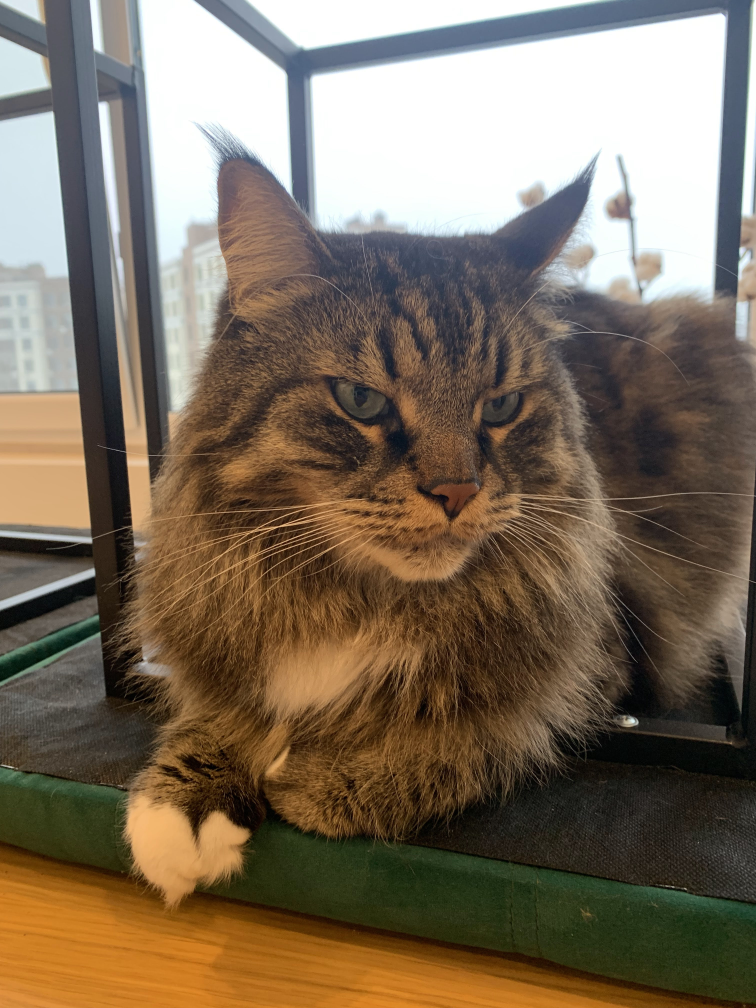
#> input picture photos/cat_bilolap.jpg, 3024 x 4032 px (shown at 1/4 size)
$ python transformations.py
#> lines starting #> are read from the running program, lines starting #| are printed output that depends on the picture; long printed decimals are rounded
import cv2 as cv
import numpy as np

img = cv.imread('photos/cat_bilolap.jpg')
#> img is the input picture: shape (4032, 3024, 3); mean B, G, R 92.9, 110.4, 124.6
cv.imshow('BLLAP', img)

def translate(img, x, y):
#> called with x = -1500, y = -600
    transMat = np.float32([[1, 0, x], [0, 1, y]])
    #            width           height
    dimension = (img.shape[1], img.shape[0])
#> dimension = (3024, 4032)
    return cv.warpAffine(img, transMat, dimension)
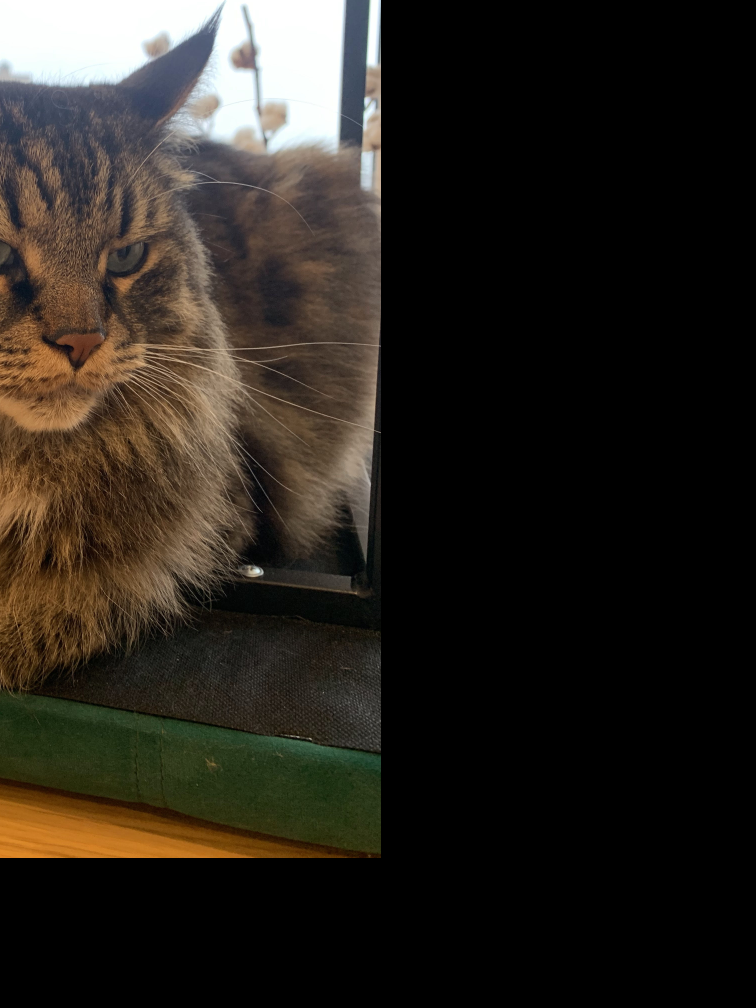
#> returned value: shape (4032, 3024, 3) (shown at 1/4 size); mean of channels 0, 1, 2 30, 36.3, 41.2; drawn as B, G, R


translated = translate(img, -1500, -600)
cv.imshow('Translated', translated)


# Rotation
def rotate(img, angle, center = None):
#> called with angle = -45
    (width, height) = img.shape[:2]
#> width = 4032; height = 3024
    if center is None:
        center = (width//2, height//2)
#> center = (2016, 1512)
    rot_matrix = cv.getRotationMatrix2D(center, angle, 1.0)
    print(f'>> rot_matrix: {rot_matrix}')
#| >> rot_matrix: [[ 7.07106781e-01 -7.07106781e-01  1.65961818e+03]
#|  [ 7.07106781e-01  7.07106781e-01 -9.82672724e+02]]
    return cv.warpAffine(img, rot_matrix, (width, height))
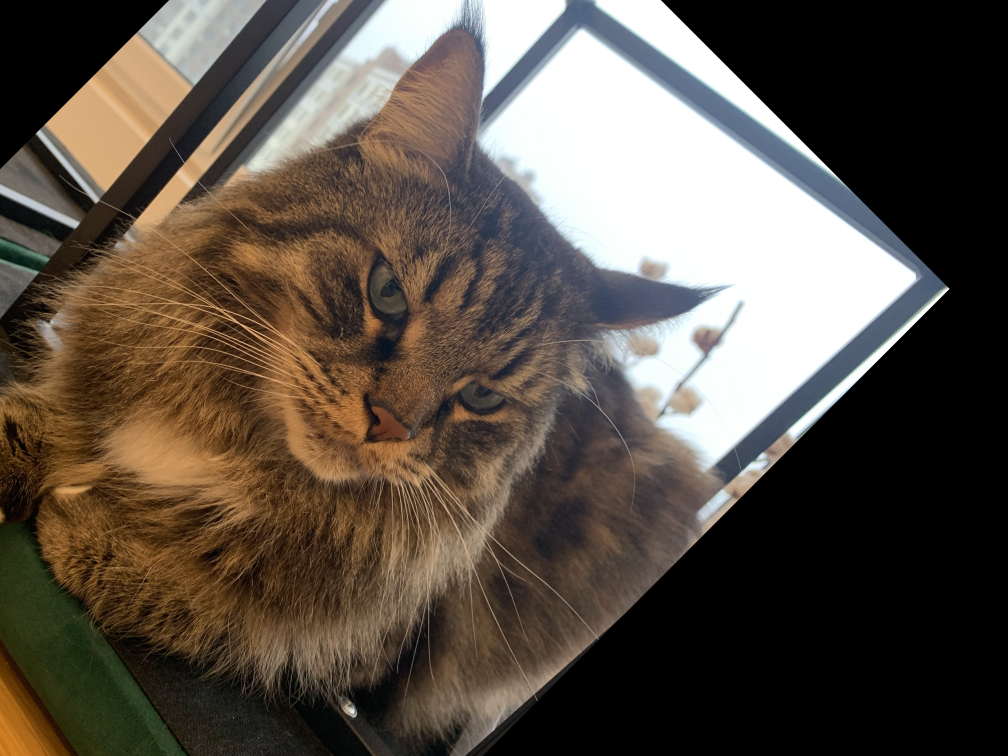
#> returned value: shape (3024, 4032, 3) (shown at 1/4 size); mean of channels 0, 1, 2 71.5, 81, 90.5; drawn as B, G, R

rotated = rotate(img, -45)
cv.imshow('Rotated', rotated)


# Resizing

resized = cv.resize(img, (500, 500), interpolation=cv.INTER_LINEAR)
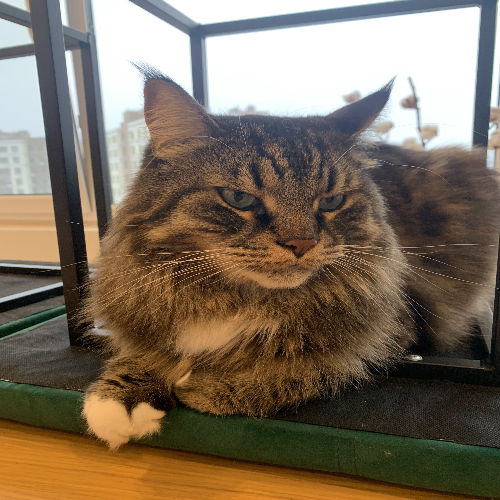
#> resized: shape (500, 500, 3); mean B, G, R 92.8, 110.3, 124.5
# cv.imshow('Resized', resized)

# flipped

flipped = cv.flip(img, 1)
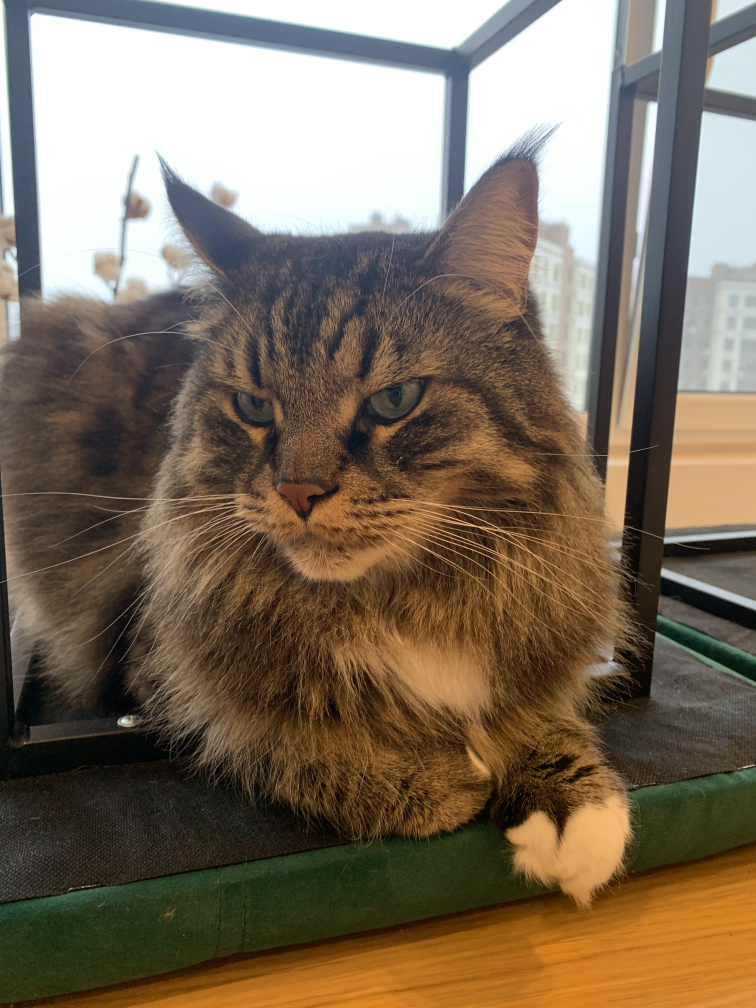
#> flipped: shape (4032, 3024, 3) (shown at 1/4 size); mean B, G, R 92.9, 110.4, 124.6

cv.imshow('flipped-1', cv.flip(img, -1))
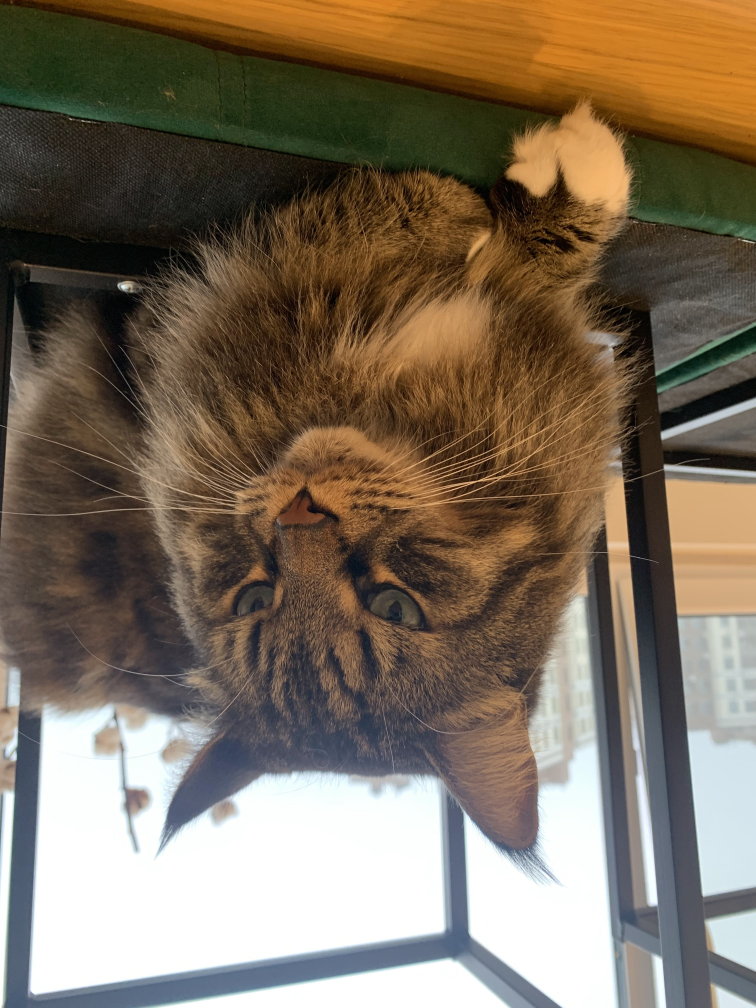
#> window 'flipped-1': shape (4032, 3024, 3) (shown at 1/4 size); mean B, G, R 92.9, 110.4, 124.6
cv.imshow('flipped0', cv.flip(img, 0))
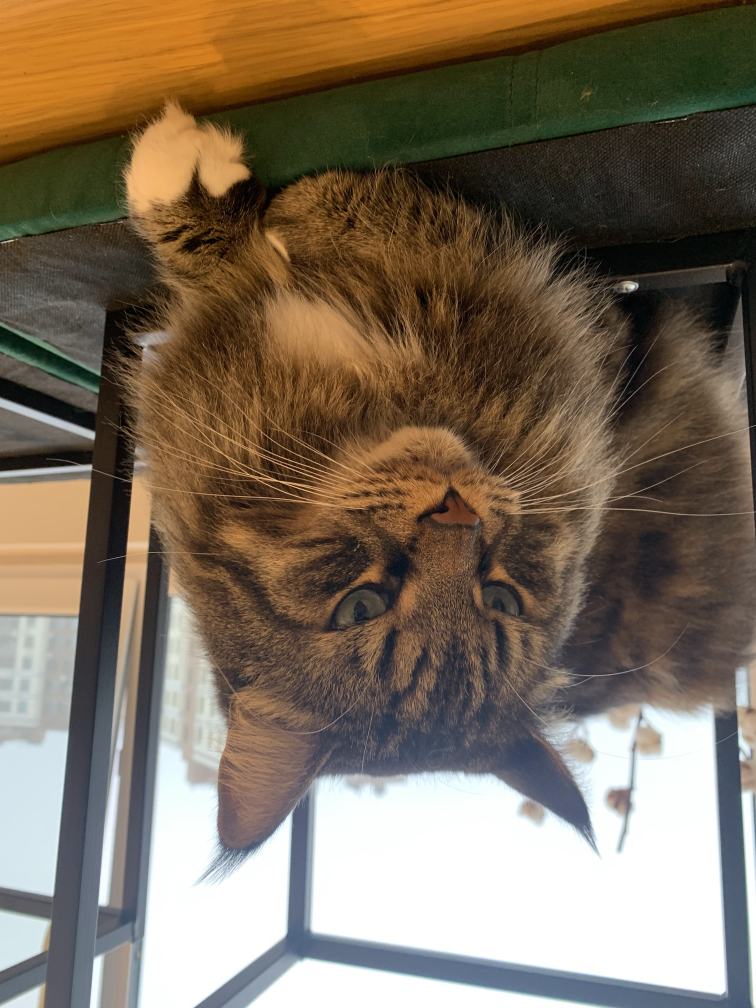
#> window 'flipped0': shape (4032, 3024, 3) (shown at 1/4 size); mean B, G, R 92.9, 110.4, 124.6
cv.imshow('flipped1', cv.flip(img, 1))

# cropping
cv.imshow('cropped', img[200:500, 300:7000])
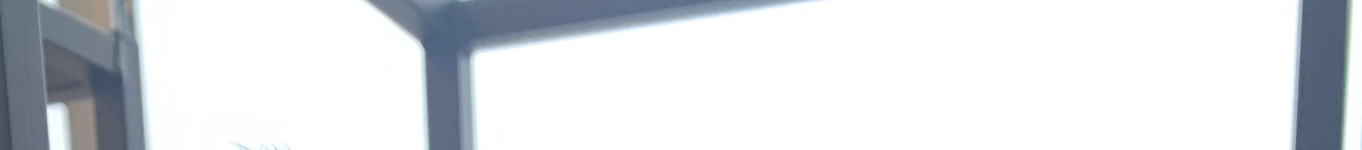
#> window 'cropped': shape (300, 2724, 3) (shown at 1/2 size); mean B, G, R 227.8, 224.3, 221.2

cv.waitKey(0)

$ run again, with photos/orto_dvir.jpg copied over photos/cat_bilolap.jpg
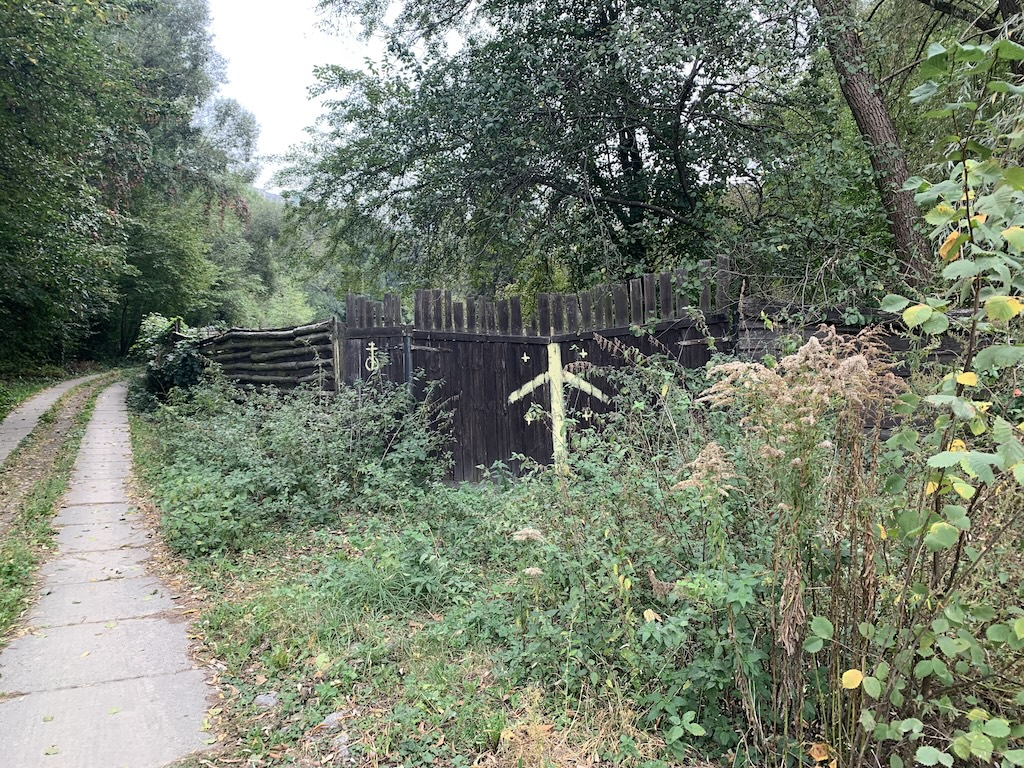
#> input picture photos/orto_dvir.jpg, 1024 x 768 px
#> img is the input picture: shape (768, 1024, 3); mean B, G, R 110.2, 127, 117.9
#| >> rot_matrix: [[   0.7071   -0.7071  474.510]
#|  [   0.7071    0.7071 -121.568]]
#> `cv.imshow('flipped0', cv.flip(img, 0))`:
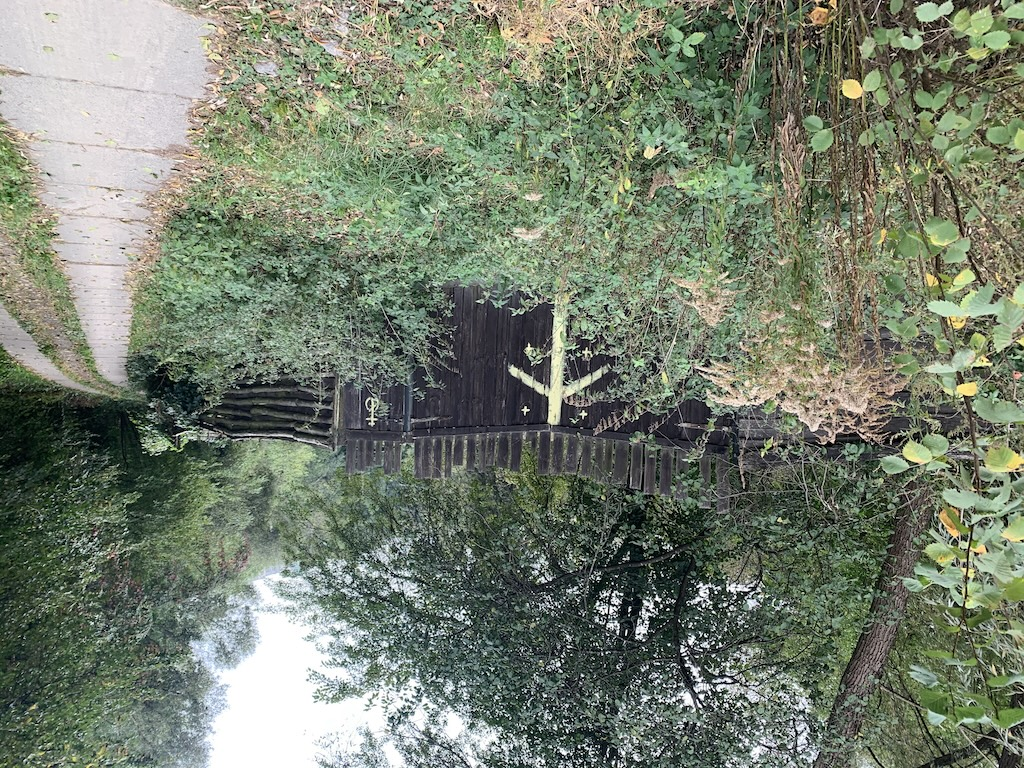
#> window 'flipped0': shape (768, 1024, 3); mean B, G, R 110.2, 127, 117.9
#> `cv.imshow('cropped', img[200:500, 300:7000])`:
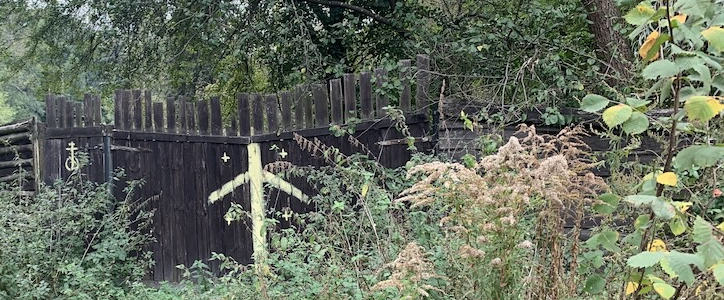
#> window 'cropped': shape (300, 724, 3); mean B, G, R 94.6, 109.2, 101.9

$ run again, with photos/female_face_1.webp saved as photos/cat_bilolap.jpg
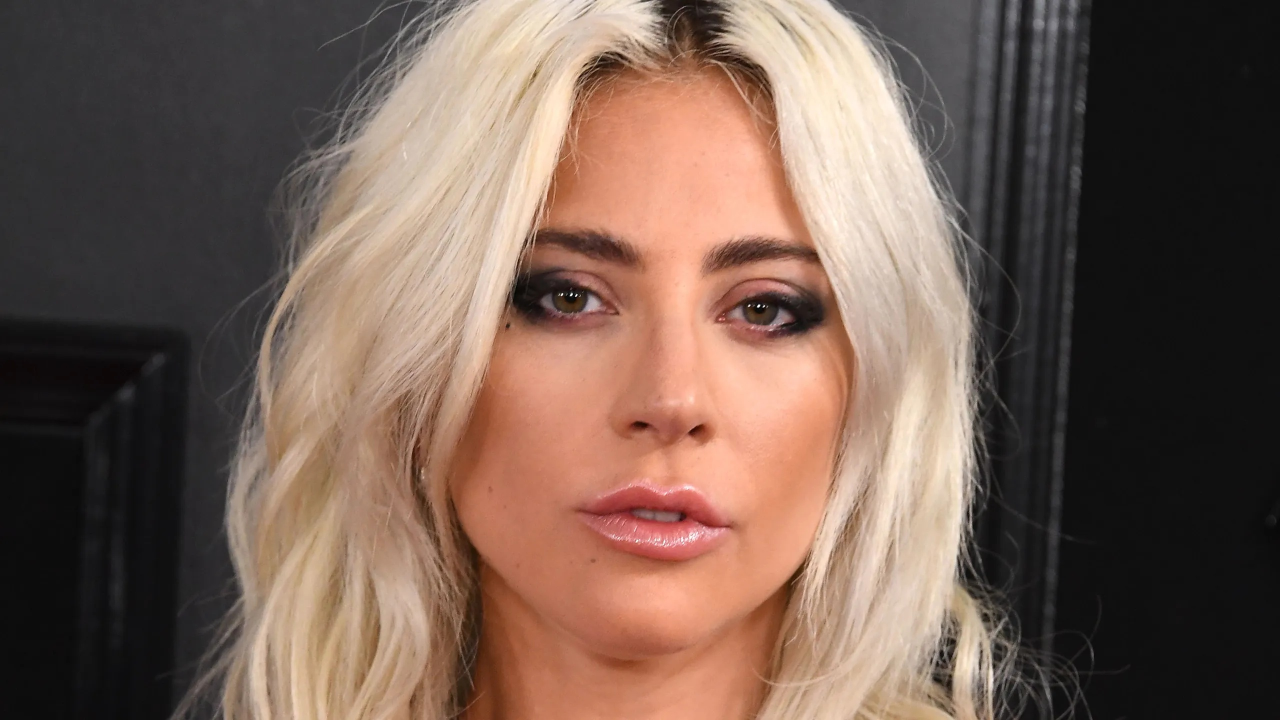
#> input picture photos/female_face_1.webp, 2560 x 1440 px (shown at 1/2 size)
#> img is the input picture: shape (1440, 2560, 3); mean B, G, R 83.2, 94.8, 117.9
#| >> rot_matrix: [[ 7.07106781e-01 -7.07106781e-01  1.11597980e+03]
#|  [ 7.07106781e-01  7.07106781e-01 -1.34213562e+02]]
#> `cv.imshow('cropped', img[200:500, 300:7000])`:
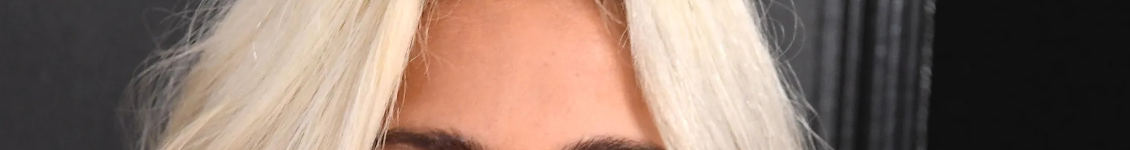
#> window 'cropped': shape (300, 2260, 3) (shown at 1/2 size); mean B, G, R 103.8, 115.4, 137
